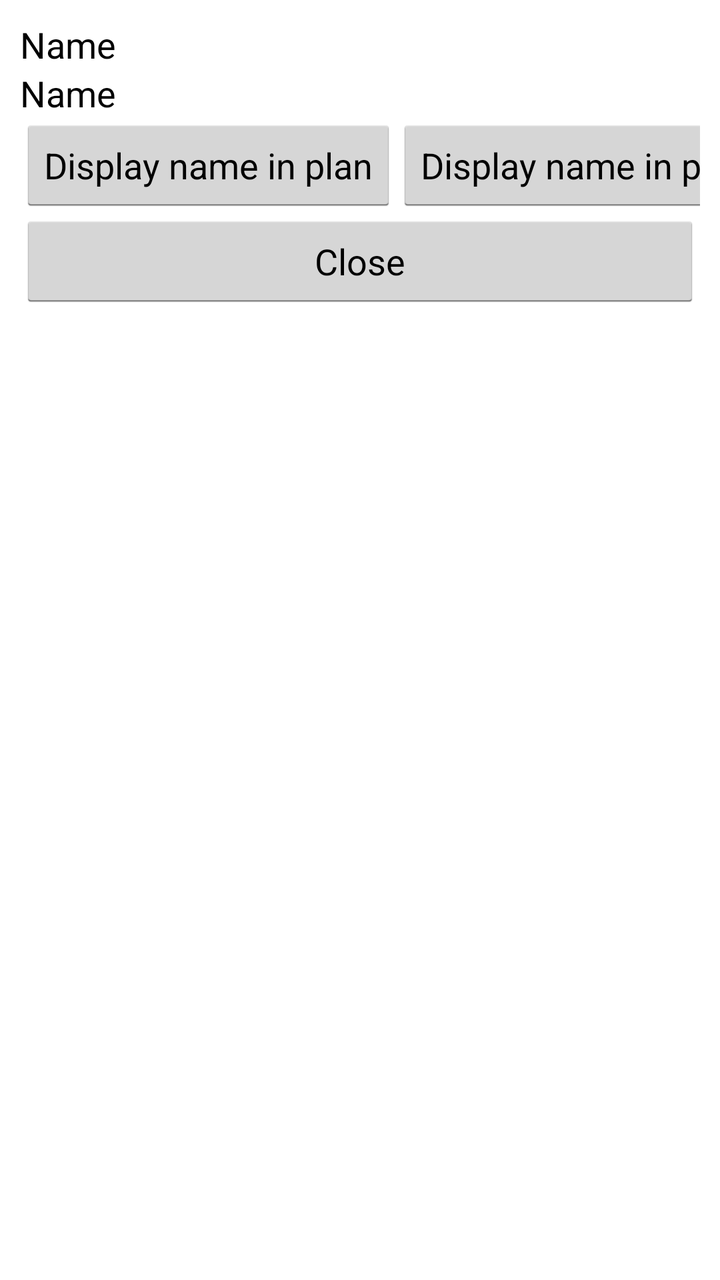
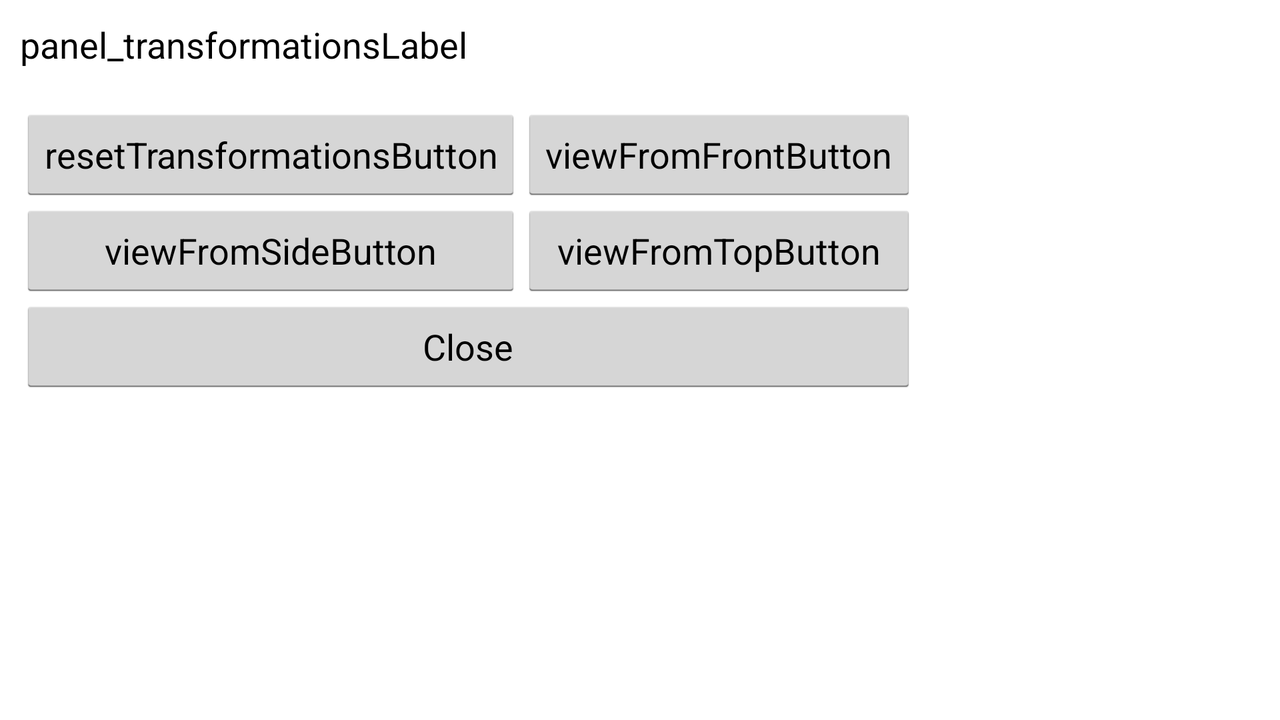

First picture: res/layout/ on a phone held upright. Second picture: the repository's own variant of that layout, on a device whose configuration matches the variant's folder. Source for both follows.
<!-- AndroidManifest.xml: application theme MyCustomTheme -->
<!-- res/layout/dialog_modeltransformationspanel.xml -->
<?xml version="1.0" encoding="utf-8"?>
<ScrollView xmlns:android="http://schemas.android.com/apk/res/android"
            android:orientation="vertical"
            android:layout_width="match_parent"
            android:layout_height="match_parent">
    <LinearLayout xmlns:android="http://schemas.android.com/apk/res/android"
                  android:orientation="vertical"
                  android:layout_width="match_parent"
                  android:layout_height="wrap_content"
                  android:padding="10dp"
                  android:showDividers="middle"
                  android:divider="@drawable/empty_tall_divider">
        <TableLayout
            android:layout_width="match_parent"
            android:layout_height="wrap_content"
            android:stretchColumns="*">

            <TextView
                android:id="@+id/modeltransformations_panel_transformationsLabel"
                android:text="Name"
                android:textAppearance="?android:attr/textAppearanceMedium"
                android:layout_width="match_parent"
                android:layout_height="wrap_content"/>
            <TextView
                android:id="@+id/modeltransformations_panel_previewComponent"
                android:text="Name"
                android:textAppearance="?android:attr/textAppearanceMedium"
                android:layout_width="match_parent"
                android:layout_height="wrap_content"/>
            <TableRow>
                <Button
                    android:id="@+id/modeltransformations_panel_resetTransformationsButton"
                    android:text="Display name in plan"
                    android:layout_width="match_parent"
                    android:layout_height="wrap_content"/>
                <Button
                    android:id="@+id/modeltransformations_panel_viewFromFrontButton"
                    android:text="Display name in plan"
                    android:layout_width="match_parent"
                    android:layout_height="wrap_content"/>
                <Button
                    android:id="@+id/modeltransformations_panel_viewFromSideButton"
                    android:text="Display name in plan"
                    android:layout_width="match_parent"
                    android:layout_height="wrap_content"/>
                <Button
                    android:id="@+id/modeltransformations_panel_viewFromTopButton"
                    android:text="Display name in plan"
                    android:layout_width="match_parent"
                    android:layout_height="wrap_content"/>
            </TableRow>
        </TableLayout>
        <Button
            android:id="@+id/modeltransformations_panel_closeButton"
            android:text="Close"
            android:layout_width="match_parent"
            android:layout_height="wrap_content"
            android:layout_gravity="center_vertical|center_horizontal"/>
    </LinearLayout>
</ScrollView>
<!-- resources referenced by this layout -->
<resources>
  <style name="MyCustomTheme" parent="@android:style/Theme.Holo.Light">
          <item name="android:actionBarStyle">@style/MyActionBarTheme</item>
      </style>
  <style name="MyActionBarTheme" parent="@android:style/Widget.Holo.Light.ActionBar">
          <item name="android:background">#FF0065a5</item>
      </style>
</resources>
<!-- res/layout-land/dialog_modeltransformationspanel.xml (the author's variant of the layout above) -->
<!-- drawn on the phone turned sideways -->
<?xml version="1.0" encoding="utf-8"?>
<ScrollView xmlns:android="http://schemas.android.com/apk/res/android"
            android:layout_width="match_parent"
            android:layout_height="match_parent"
            android:orientation="vertical">

    <LinearLayout
        android:layout_width="wrap_content"
        android:layout_height="wrap_content"
        android:divider="@drawable/empty_tall_divider"
        android:orientation="vertical"
        android:padding="10dp"
        android:showDividers="middle">

        <LinearLayout
            android:layout_width="wrap_content"
            android:layout_height="wrap_content"
            android:orientation="vertical">

            <LinearLayout
                android:layout_width="wrap_content"
                android:layout_height="wrap_content"
                android:orientation="vertical">

                <TextView
                    android:id="@+id/modeltransformations_panel_transformationsLabel"
                    android:layout_width="wrap_content"
                    android:layout_height="wrap_content"
                    android:text="panel_transformationsLabel"
                    android:textAppearance="?android:attr/textAppearanceMedium"/>

                <TextView
                    android:id="@+id/modeltransformations_panel_previewComponent"
                    android:layout_width="wrap_content"
                    android:layout_height="wrap_content" />
            </LinearLayout>

            <TableLayout
                android:layout_width="wrap_content"
                android:layout_height="wrap_content">

                <TableRow>

                    <Button
                        android:id="@+id/modeltransformations_panel_resetTransformationsButton"
                        android:layout_width="wrap_content"
                        android:layout_height="wrap_content"
                        android:text="resetTransformationsButton"/>

                    <Button
                        android:id="@+id/modeltransformations_panel_viewFromFrontButton"
                        android:layout_width="wrap_content"
                        android:layout_height="wrap_content"
                        android:text="viewFromFrontButton"/>
                </TableRow>

                <TableRow>

                    <Button
                        android:id="@+id/modeltransformations_panel_viewFromSideButton"
                        android:layout_width="wrap_content"
                        android:layout_height="wrap_content"
                        android:text="viewFromSideButton"/>

                    <Button
                        android:id="@+id/modeltransformations_panel_viewFromTopButton"
                        android:layout_width="wrap_content"
                        android:layout_height="wrap_content"
                        android:text="viewFromTopButton"/>
                </TableRow>
                <Button
                    android:id="@+id/modeltransformations_panel_closeButton"
                    android:layout_width="wrap_content"
                    android:layout_height="wrap_content"
                    android:layout_gravity="center_vertical|center_horizontal"
                    android:text="Close"/>
            </TableLayout>


        </LinearLayout>
    </LinearLayout>
</ScrollView>
